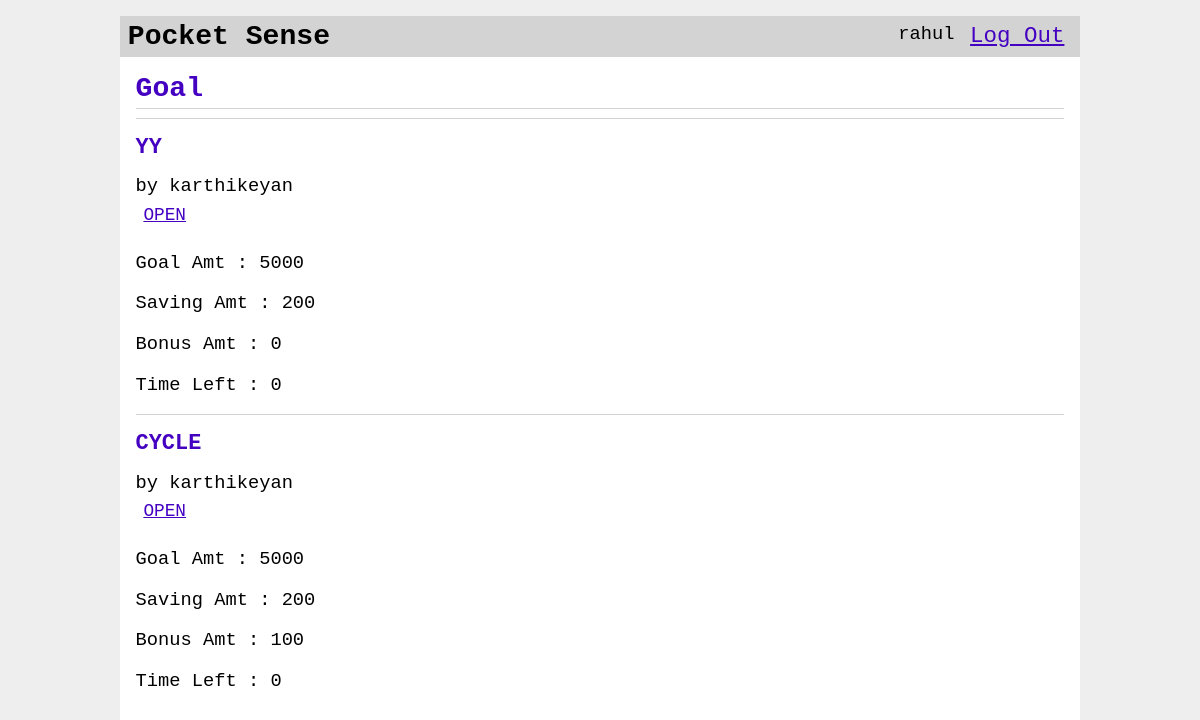
The app's page /task/index (signed in) with its own data.
### tables this page shows
CREATE TABLE parent(
	parent_id INTEGER PRIMARY KEY AUTOINCREMENT,
	parent_username TEXT UNIQUE NOT NULL,
	parent_email TEXT UNIQUE NOT NULL,
	parent_password TEXT NOT NULL
);

CREATE TABLE goal(
	goal_id INTEGER PRIMARY KEY AUTOINCREMENT,
	author_id INTEGER ,
	task_author INTEGER,

	goal_name TEXT UNIQUE ,
	income_amt INTEGER ,
	goal_amt INTEGER ,
	goal_saving INTEGER,

	fix_saving_amt INTEGER,
	saving_amt INTEGER ,
	emergency_amt INTEGER ,
	
	bonus INTEGER ,
    time_left INTEGER ,
	personal_amt INTEGER ,
	counter INTEGER,

	created TIMESTAMP DEFAULT CURRENT_TIMESTAMP,


	task_name  TEXT,

	task_amt INTEGER,
	task_count INTEGER,
	
	FOREIGN KEY (author_id) REFERENCES child (child_id),
	
	FOREIGN KEY (task_author) REFERENCES parent (parent_id)

);

CREATE TABLE child(
	child_id INTEGER PRIMARY KEY AUTOINCREMENT,
	child_username TEXT UNIQUE NOT NULL,
	parent_email TEXT UNIQUE NOT NULL,
	child_password TEXT NOT NULL
);

### fin/task.py (the view)
@bp.route('/index' ,  methods = ('GET' , 'POST'))
@parent_login_required
def index():
    db = get_db()
    goals = db.execute(
        'SELECT go.goal_id , child_username , goal_amt , goal_name , saving_amt , bonus , time_left , author_id '
        ' FROM goal go JOIN child u ON go.author_id = u.child_id'
        ' ORDER BY created DESC'
    ).fetchall()
    return render_template('task/index.html', goals=goals)

### fin/auth.py (called while the page is built)
@bp.before_app_request
def load_logged_in_parent():
    parent_id = session.get('parent_id')
    if parent_id is None:
        g.parent = None
    else:
        g.parent = get_db().execute(
            'SELECT * FROM parent WHERE parent_id = ?', (parent_id,)
        ).fetchone()

def parent_login_required(view):
    @functools.wraps(view)
    def wrapped_view(**kwargs):
        if g.parent is None:
            return redirect(url_for('auth.parent_login'))
        return view(**kwargs)
    return wrapped_view

@bp.before_app_request
def load_logged_in_child():
    child_id = session.get('child_id')
    if child_id is None:
        g.child = None
    else:
        g.child = get_db().execute(
            'SELECT * FROM child WHERE child_id = ?', (child_id,)
        ).fetchone()

### fin/db.py (called while the page is built)
def get_db():
	if 'db' not in g:
		g.db = sqlite3.connect( current_app.config['DATABASE'] , detect_types=sqlite3.PARSE_DECLTYPES)
		g.db.row_factory = sqlite3.Row
	return g.db

### fin/templates/task/index.html
{% extends 'base.html' %}
{% block header %}
  <h1>{% block title %}Goal{% endblock %}</h1>
{% endblock %}
{% block content %}
  {% for goal in goals %}
    <article class="goal">
      <header>
        <div>
          {% if g.parent['parent_id'] == goal['author_id'] %}
              <h1>{{ goal['goal_name'] }}</h1>
              <div class="about">by {{ goal['child_username'] }} </div>
              <a style = font-size:95%; class="action" href="{{ url_for('task.display' , id=goal['goal_id'])}}">OPEN</a>
              <p class="body">Goal Amt : {{ goal['goal_amt'] }}</p>
              <p class="body">Saving Amt  : {{ goal['saving_amt'] }}</p>
              <p class="body">Bonus Amt  : {{ goal['bonus'] }}</p>
              <p class="body">Time Left  : {{ goal['time_left'] }}</p>
      </header>
      {% endif %}
    </article>
    {% if not loop.last %}
      <hr>
    {% endif %}
  {% endfor %}
{% endblock %}

### fin/templates/base.html (shortened to what this page needs)
<!doctype html>
<link rel="stylesheet" href="{{ url_for('static', filename='main.css') }}">
<link rel="stylesheet" href="{{ url_for('static', filename='util.css') }}">
<nav>
  <h1 style="color :black">Pocket Sense</h1>
  <ul>
    {% if g.parent %}
      <li><span>{{ g.parent['parent_username'] }}</span>
      <li><a href="{{ url_for('auth.parent_logout') }}">Log Out</a>
    {% else %}
      <li><a href="{{ url_for('auth.parent_register') }}">Register</a>
      <li><a href="{{ url_for('auth.parent_login') }}">Log In</a>
      <li><a href="{{ url_for('auth.parent_email_required') }}">Forget Password</a>
    {% endif %}
  </ul>
</nav>
<section class="content">
  <header>
    {% block header %}{% endblock %}
  </header>
  {% block content %}{% endblock %}
</section>

### fin/static/main.css (style rules this page uses)
h1 { font-family: monospace; color: #4401c2; margin: 1rem 0; }
a { color: #4401c2; font-size: 120%; }
hr { border: none; border-top: 1px solid lightgray; }
nav { background: lightgray; display: flex; align-items: center; padding: 0 0.5rem; }
nav h1 { flex: auto; margin: 0; }
nav ul { display: flex; list-style: none; margin: 0; padding: 0; }
nav ul li a, nav ul li span, header .action { display: block; padding: 0.5rem; }
.content { padding: 0 1rem 1rem; }
.content > header { border-bottom: 1px solid lightgray; display: flex; align-items: flex-end; }
.content > header h1 { flex: auto; margin: 1rem 0 0.25rem 0; }
.content:last-child { margin-bottom: 0; }

### records on screen
parent: parent.parent_username "rahul"
goal: goal_name "YY", child_username "karthikeyan", goal_amt "5000", saving_amt "200", bonus "0", time_left "0"
goal: goal_name "CYCLE", child_username "karthikeyan", goal_amt "5000", saving_amt "200", bonus "100", time_left "0"
